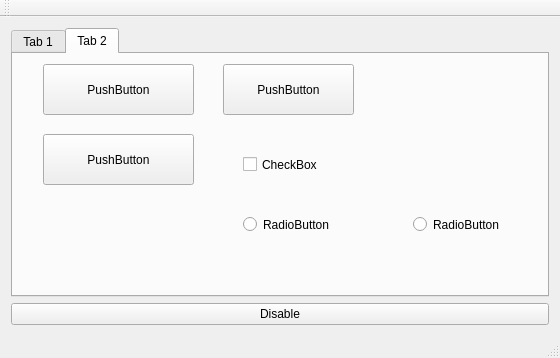
<?xml version="1.0" encoding="UTF-8"?>
<ui version="4.0">
 <class>MainWindow</class>
 <widget class="QMainWindow" name="MainWindow">
  <property name="geometry">
   <rect>
    <x>0</x>
    <y>0</y>
    <width>560</width>
    <height>358</height>
   </rect>
  </property>
  <property name="windowTitle">
   <string>widgettests</string>
  </property>
  <widget class="QWidget" name="centralWidget">
   <layout class="QVBoxLayout" name="verticalLayout">
    <item>
     <widget class="QTabWidget" name="tabWidget">
      <property name="currentIndex">
       <number>1</number>
      </property>
      <widget class="QWidget" name="tab">
       <attribute name="title">
        <string>Tab 1</string>
       </attribute>
       <widget class="QQtWidget" name="widget" native="true">
        <property name="geometry">
         <rect>
          <x>20</x>
          <y>30</y>
          <width>171</width>
          <height>51</height>
         </rect>
        </property>
       </widget>
      </widget>
      <widget class="QWidget" name="tab_2">
       <attribute name="title">
        <string>Tab 2</string>
       </attribute>
       <widget class="QQtPushButton" name="pushButton_2">
        <property name="geometry">
         <rect>
          <x>30</x>
          <y>10</y>
          <width>151</width>
          <height>51</height>
         </rect>
        </property>
        <property name="text">
         <string>PushButton</string>
        </property>
       </widget>
       <widget class="QQtPushButton" name="pushButton_3">
        <property name="geometry">
         <rect>
          <x>210</x>
          <y>10</y>
          <width>131</width>
          <height>51</height>
         </rect>
        </property>
        <property name="text">
         <string>PushButton</string>
        </property>
       </widget>
       <widget class="QPushButton" name="pushButton_4">
        <property name="geometry">
         <rect>
          <x>30</x>
          <y>80</y>
          <width>151</width>
          <height>51</height>
         </rect>
        </property>
        <property name="text">
         <string>PushButton</string>
        </property>
       </widget>
       <widget class="QQtCheckBox" name="c1">
        <property name="geometry">
         <rect>
          <x>230</x>
          <y>90</y>
          <width>131</width>
          <height>41</height>
         </rect>
        </property>
        <property name="text">
         <string>CheckBox</string>
        </property>
       </widget>
       <widget class="QQtRadioButton" name="r1">
        <property name="geometry">
         <rect>
          <x>230</x>
          <y>150</y>
          <width>161</width>
          <height>41</height>
         </rect>
        </property>
        <property name="text">
         <string>RadioButton</string>
        </property>
       </widget>
       <widget class="QQtRadioButton" name="r2">
        <property name="geometry">
         <rect>
          <x>400</x>
          <y>150</y>
          <width>111</width>
          <height>41</height>
         </rect>
        </property>
        <property name="text">
         <string>RadioButton</string>
        </property>
       </widget>
      </widget>
     </widget>
    </item>
    <item>
     <widget class="QPushButton" name="pushButton">
      <property name="text">
       <string>Disable</string>
      </property>
     </widget>
    </item>
   </layout>
  </widget>
  <widget class="QMenuBar" name="menuBar">
   <property name="geometry">
    <rect>
     <x>0</x>
     <y>0</y>
     <width>560</width>
     <height>22</height>
    </rect>
   </property>
  </widget>
  <widget class="QToolBar" name="mainToolBar">
   <attribute name="toolBarArea">
    <enum>TopToolBarArea</enum>
   </attribute>
   <attribute name="toolBarBreak">
    <bool>false</bool>
   </attribute>
  </widget>
  <widget class="QStatusBar" name="statusBar"/>
 </widget>
 <layoutdefault spacing="6" margin="11"/>
 <customwidgets>
  <customwidget>
   <class>QQtWidget</class>
   <extends>QWidget</extends>
   <header>qqtwidget.h</header>
   <container>1</container>
  </customwidget>
  <customwidget>
   <class>QQtPushButton</class>
   <extends>QPushButton</extends>
   <header>qqtpushbutton.h</header>
  </customwidget>
  <customwidget>
   <class>QQtRadioButton</class>
   <extends>QRadioButton</extends>
   <header>qqtradiobutton.h</header>
  </customwidget>
  <customwidget>
   <class>QQtCheckBox</class>
   <extends>QCheckBox</extends>
   <header>qqtcheckbox.h</header>
  </customwidget>
 </customwidgets>
 <resources/>
 <connections/>
</ui>
